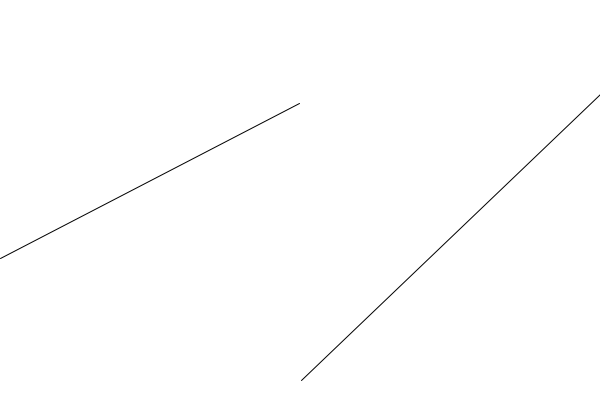
Frame 1 (no input)
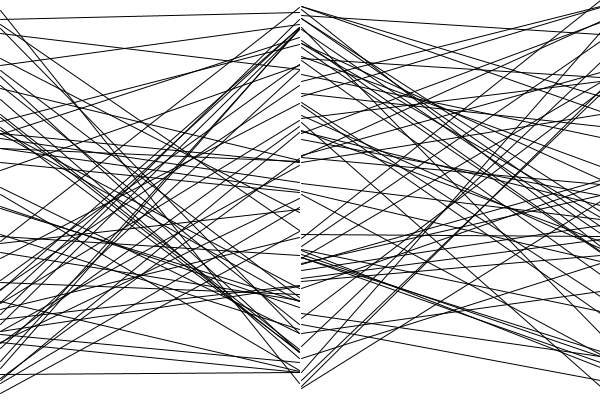
Frame 60 (the mouse pressed at the canvas centre just before this capture)
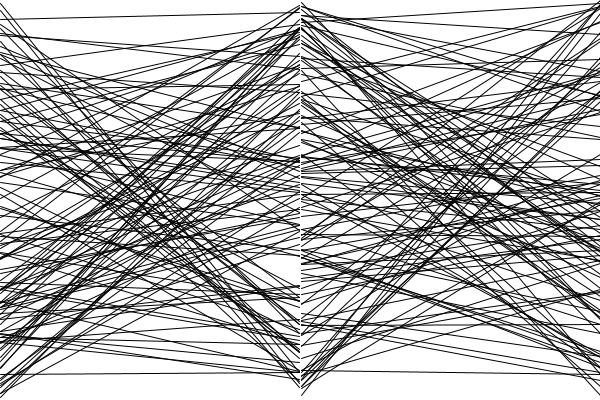
Frame 120 (the mouse held since frame 60 and released just before this capture)

The Processing sketch that drew these frames (run headless with seeded random() and noise(); from frame 60 on, the mouse is pressed at the canvas centre):

// Processing sketch: sandro
// ── sandro.pde
void setup()
{
  size(600,400);
  background(255);
}

void draw()
{
  line(0,random(400),299,random(400));
  line(301,random(400),600,random(400));
}
